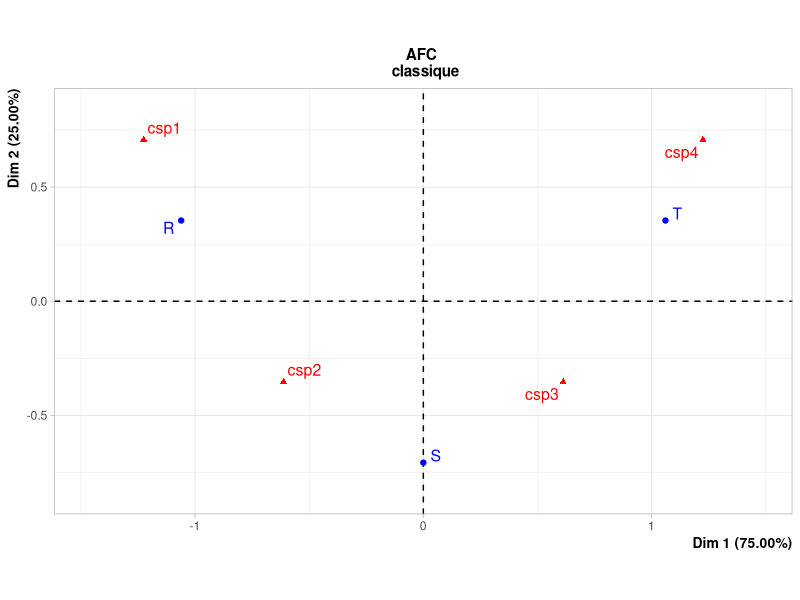
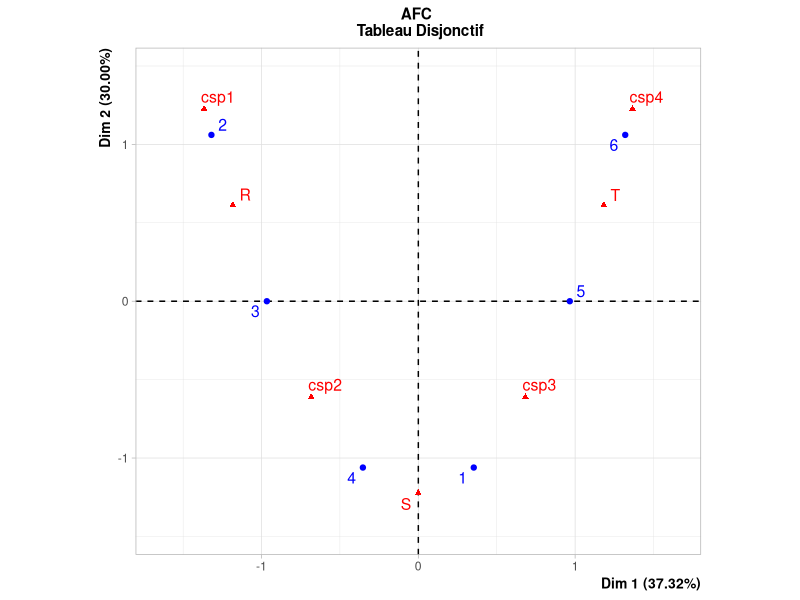
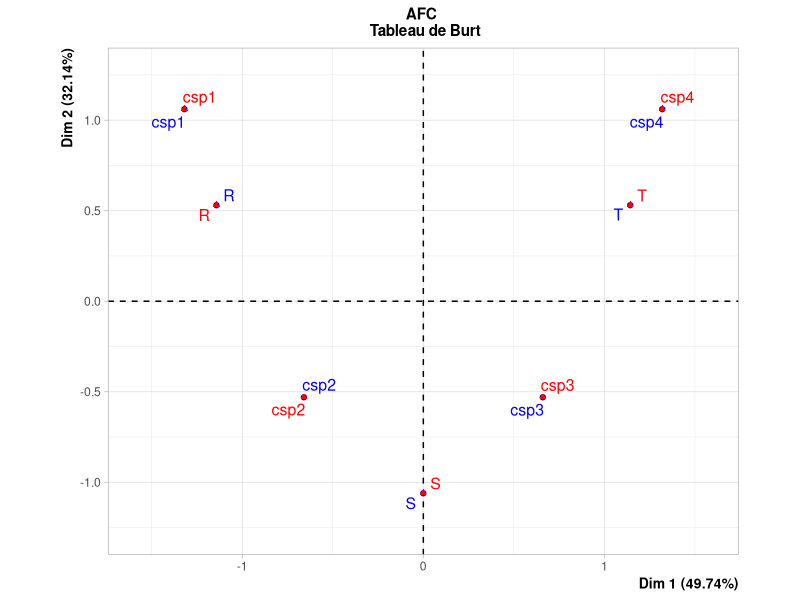
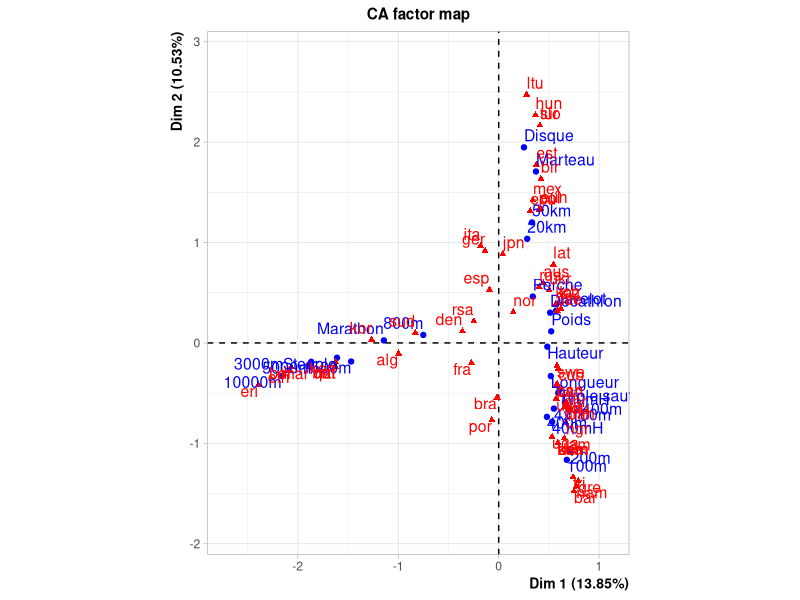
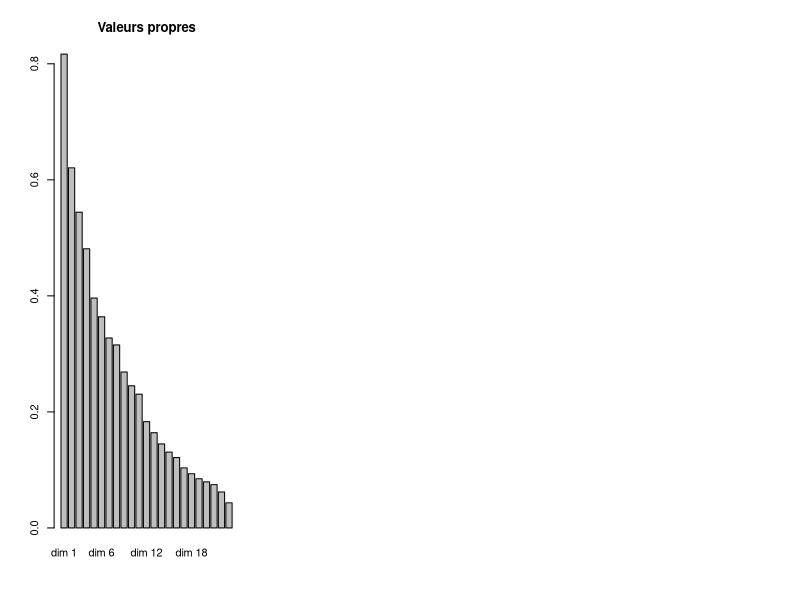
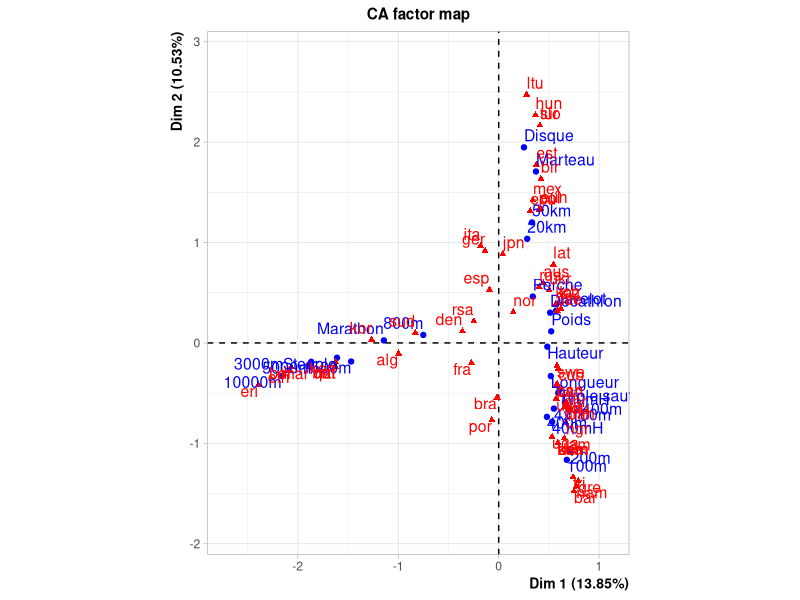
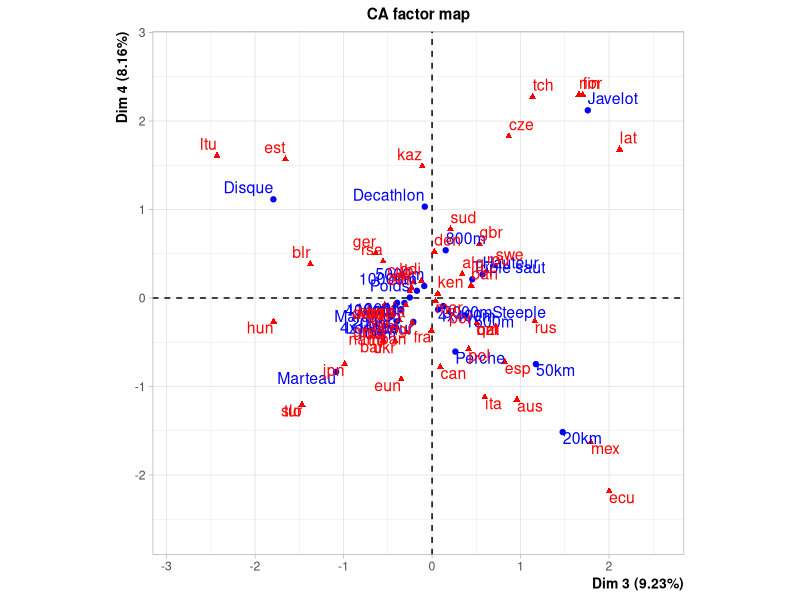

The R source for these figures, in order:
## ---- chunk 1
library(FactoMineR)
## ---- chunk 2
csp <- as.factor(c("csp3","csp1","csp2","csp2","csp3","csp4"))
sport <- as.factor(c("S","R","R","S","T","T"))
fic.tab <- table(sport,csp)
fic.conting <- data.frame(unclass(fic.tab))
# Paramètres graphiques #
x11()
par(mfrow=c(1,3))
## ---- chunk 3
fic.afc <- CA(fic.conting,graph=FALSE)
fic.afc
plot(fic.afc,title="AFC \n classique")
## ---- chunk 4
# Fonction construisant le tableau disjonctif complet #
disj.comp <- function(tab) {
n <- dim(tab)[1]
m <- dim(tab)[2]
ci <- sapply(tab,max)
c <- sum(ci)
disj.tab <- matrix(0,nrow=n,ncol=c)
id <- 0
for (j in 1:m) {
for (i in 1:n) {
disj.tab[i,id + tab[i,j]] <- 1
}
id <- id + ci[j]
}
disj.tab
}
# AFC du tableau disjonctif #
fic.disj.comp <- disj.comp(as.data.frame(cbind(csp,sport)))
colnames(fic.disj.comp) <- c(levels(csp),levels(sport))
fic.disj.afc <- CA(fic.disj.comp,graph=FALSE)
fic.disj.afc
plot(fic.disj.afc,title="AFC \n Tableau Disjonctif")
## ---- chunk 5
fic.burt <- t(fic.disj.comp) %*% fic.disj.comp
fic.burt.afc <- CA(fic.burt,graph=FALSE)
fic.burt.afc
plot(fic.burt.afc,title="AFC \n Tableau de Burt")
## ---- chunk 6
data(JO)
JO
JO.ca <- CA(JO)
JO.ca
round(JO.ca$eig,2)
barplot(JO.ca$eig[,1],main="Valeurs propres",
        names.arg=paste("dim",1:nrow(JO.ca$eig)))
plot(JO.ca)
plot(JO.ca,axes=3:4)
## ---- chunk 7
# Contributions pays à l'axe 1 #
round(JO.ca$col$contrib[rev(order(JO.ca$col$contrib[,1])),1],2)
# Contributions pays à l'axe 2 #
round(JO.ca$col$contrib[rev(order(JO.ca$col$contrib[,2])),2],2)
